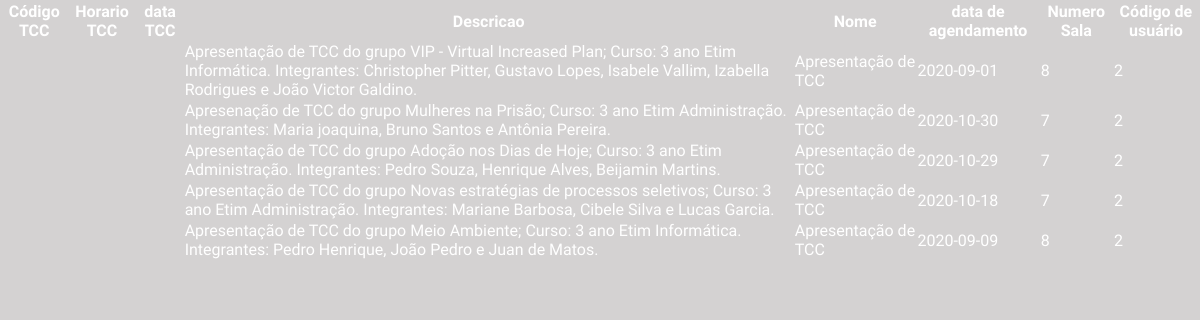
The page /rotinas/tcc/pesqTcc.php on the database its author committed.
### tables this page shows
CREATE TABLE `tcc` (
  `cod_tcc` int(11) NOT NULL,
  `horario_tcc` time NOT NULL,
  `data_tcc` date NOT NULL,
  `descricao` varchar(250) NOT NULL,
  `nome` varchar(50) NOT NULL,
  `data_agendamento` date NOT NULL,
  `num_sala` int(11) NOT NULL,
  `cod_usuario` int(11) NOT NULL
);

### rotinas/tcc/pesqTcc.php (the view, shortened to what this page needs)
<!DOCTYPE html>
<html lang="pt-br">
	<head>
		<link rel="stylesheet" href="../../css/rotinas.css">
        <link rel="stylesheet" href="https://maxcdn.bootstrapcdn.com/font-awesome/4.5.0/css/font-awesome.min.css">
        <link rel = "stylesheet" href = "https://use.fontawesome.com/releases/v5.5.0/css/all.css">
	</head>
	<body>
		<?php
			include 'config.php';
			include 'mysqlexecuta.php';
			$con = conectar();
			$nome = $_POST["nome"];
			$sql = "SELECT * FROM TCC where nome like '$nome%' order by nome";
			$res = mysqlexecuta($con,$sql);
			$quant = (mysql_num_rows($res));
			if ($quant==0){echo "TCC requerido está sem cadastro(a)";
			}
				else
				{
		?>
					<table>
						<tr id="titulo">
							<th>Código TCC</th>
							<th>Horario TCC</th>
							<th>data TCC</th>
							<th>Descricao</th>
							<th>Nome</th>
							<th>data de agendamento</th>
							<th>Numero Sala</th>
							<th>Código de usuário</th>
						</tr>
			<?php
				while ($row = mysql_fetch_array($res))
				{
			?>
							<tr>
								<td><?php echo $row['cod_TCC'];?></td>
								<td><?php echo $row['horario_TCC'];?></td>
								<td><?php echo $row['data_TCC'];?></td>
								<td><?php echo $row['descricao'];?>	</td>
								<td><?php echo $row['nome'];?></td>
								<td><?php echo $row['data_agendamento'];?></td>
								<td><?php echo $row['num_sala'];?></td>
								<td><?php echo $row['cod_usuario'];?></td>
							</tr>
		<?php
				}
				}
		?>
			</table>
	</body>
</html>

### css/rotinas.css (style rules this page uses)
* { margin: 0; padding: 0; box-sizing: border-box; font-family: 'Yanone Kaffeesatz', sans-serif; color:#fff; border:none; font-size:100%; }
body { background:#d4d2d2; }

### css/rotinas2.css (style rules this page uses)
* { margin: 0; padding: 0; box-sizing: border-box; font-family: 'Yanone Kaffeesatz', sans-serif; color:#fff; border:none; font-size:100%; }
body { background:#d4d2d2; }

### rows shown on the page
tcc: descricao "Apresentação de TCC do grupo VIP - Virtual Increased Plan; Curso: 3 ano Etim Informática. Integrantes: Christopher Pitter, Gustavo Lopes, Isabele Vallim, Izabella Rodrigues e João Victor Galdino.", nome "Apresentação de TCC", data_agendamento "2020-09-01", num_sala "8", cod_usuario "2"
tcc: descricao "Apresenação de TCC do grupo Mulheres na Prisão; Curso: 3 ano Etim Administração. Integrantes: Maria joaquina, Bruno Santos e Antônia Pereira.", nome "Apresentação de TCC", data_agendamento "2020-10-30", num_sala "7", cod_usuario "2"
tcc: descricao "Apresentação de TCC do grupo Adoção nos Dias de Hoje; Curso: 3 ano Etim Administração. Integrantes: Pedro Souza, Henrique Alves, Beijamin Martins.", nome "Apresentação de TCC", data_agendamento "2020-10-29", num_sala "7", cod_usuario "2"
tcc: descricao "Apresentação de TCC do grupo Novas estratégias de processos seletivos; Curso: 3 ano Etim Administração. Integrantes: Mariane Barbosa, Cibele Silva e Lucas Garcia.", nome "Apresentação de TCC", data_agendamento "2020-10-18", num_sala "7", cod_usuario "2"
tcc: descricao "Apresentação de TCC do grupo Meio Ambiente; Curso: 3 ano Etim Informática. Integrantes: Pedro Henrique, João Pedro e Juan de Matos.", nome "Apresentação de TCC", data_agendamento "2020-09-09", num_sala "8", cod_usuario "2"
